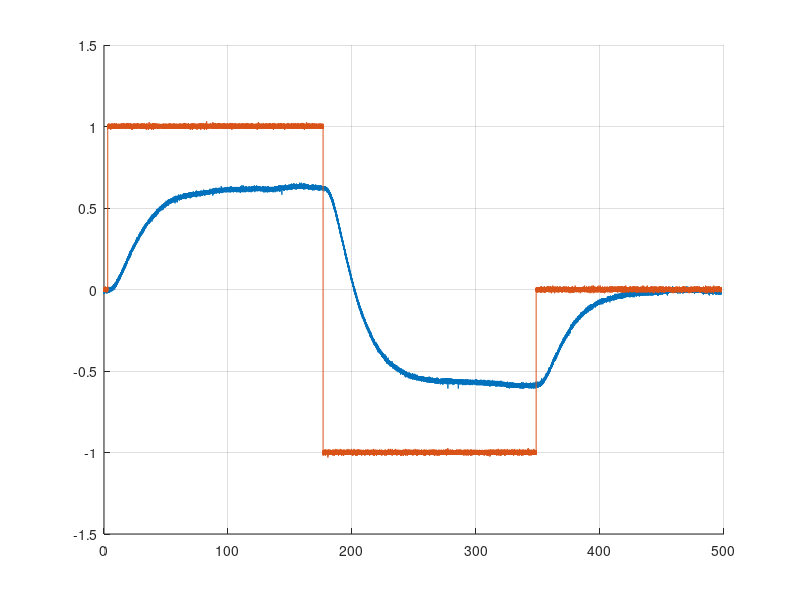

The MATLAB script that drew this image:
clear, clc
clf
%Vectoren zusammen fügen

load Versuch1_Aufgabe3_2_1.mat

A1 = A;
B1 = B; 
C1 = C;

load Versuch1_Aufgabe3_2_2.mat

A = [A1; A];
B = [B1; B];
C = [C1; C];

% Vectoren beschneiden
A = A((24759):end);
B = B((24759):end);
C = C((24759):end);

t = [1:1:length(A)];
ti = t;
t = t.*Tinterval;

v = A;
u = C;
y = B;

du = u-5;
dv = v-5;
dy = y - y(1);
 
% figure(1)
% hold on
% grid on
% plot(ti,u)
% plot(ti,v)
% plot(ti,y)



%% Plot
figure(2)
hold on
grid on
plot(t,dy)
plot(t,du)

